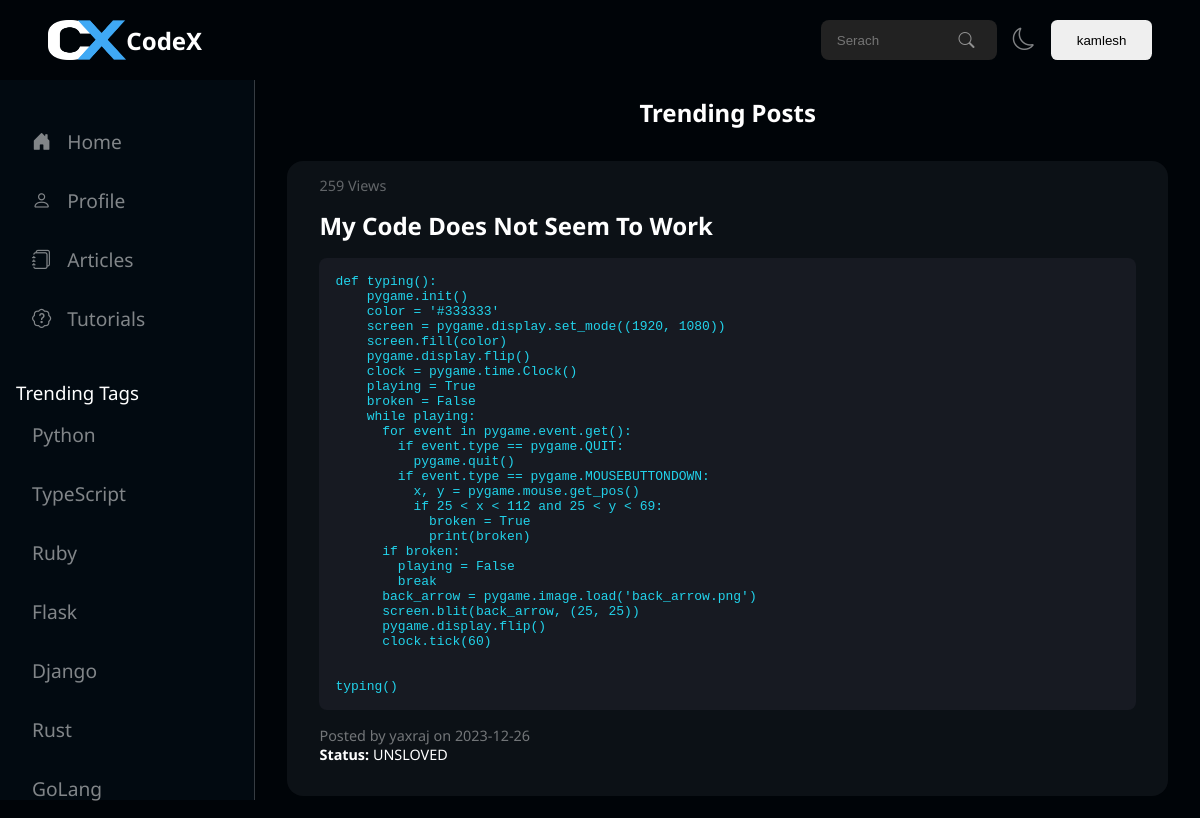
/articles (signed in), run on the app's committed database.
### app.py (models this page shows, shortened)
class User(UserMixin, db.Model):
    id = db.Column(db.Integer, primary_key=True)
    username = db.Column(db.String(30), unique=True)
    email = db.Column(db.String(50), unique=True)
    password = db.Column(db.String(80))
    dob = db.Column(db.Integer)
    tech_stack = db.Column(db.String(80))
    bio = db.Column(db.Text(500))
    occupation = db.Column(db.String(80))
    location = db.Column(db.String(80))
    profile_pic = db.Column(db.String(80))
    github = db.Column(db.String(80))
    linkedin = db.Column(db.String(80))
    twitter = db.Column(db.String(80))
    facebook = db.Column(db.String(80))
    instagram = db.Column(db.String(80))
    website = db.Column(db.String(80))
    created_at = db.Column(db.DateTime, default=datetime.utcnow)
    status = db.Column(db.String(80), default='active')

class Articles(db.Model):
    article_id = db.Column(db.Integer, primary_key=True)
    title = db.Column(db.String(200), nullable=False)
    description = db.Column(db.Text, nullable=False)
    code_snippet = db.Column(db.Text, nullable=True)
    post_by = db.Column(db.String(200), nullable=False)
    date_time = db.Column(db.DateTime, default=datetime.utcnow)
    likes = db.Column(db.Integer, default=0)
    genre = db.Column(db.String(200), nullable=True)
    tags = db.Column(db.String(200), nullable=True)
    views = db.Column(db.Integer, default=0)
    updated_at = db.Column(db.DateTime, onupdate=datetime.utcnow)
    status = db.Column(db.String(200), nullable=False, default='draft')

### app.py (the view)
@app.route("/articles", methods=['GET', 'POST'])
def articles():
    AllArticles = Articles.query.all()
    return render_template("articles.html", allArticles=AllArticles)

### app.py (called while the page is built)
@login_manager.user_loader
def load_user(user_id):
    return User.query.get(int(user_id))

### templates/articles.html (shortened to what this page needs)
{% extends 'base.html' %}
{% block title %} Articles {% endblock title %} {% block bodyblock %}
<div class="wrapper">
    {% include 'sidebar.html' %}
<div class="articles-div-main">
    <h2 style="color: #fff; ">Trending Posts</h2>
    {% for article in allArticles %}
  <div class="article-card" style="width: 100%;">
    <a style="text-decoration: none;" href="/article/{{article.article_id}}">
      <div class="top-bar">
        <span class="views">{{ article.views }} Views</span>
        <div class="buttons">
        </div></div
    >
    <h2 class="title">{{ article.title }}</h2>
    <pre class="code-snippet">{{ article.code_snippet }}</pre>
    <p class="posted-by">
      Posted by {{ article.post_by }} on {{
      article.date_time.strftime('%Y-%m-%d') }}
    </p>
    <p class="status"><strong>Status:</strong> {{ article.status }}</p>
  </div></a>
  {% endfor %}
</div></div>
{% endblock bodyblock %}

### templates/base.html (shortened to what this page needs)
<!DOCTYPE html>
<html lang="en">
  <head>
    <link rel="stylesheet" href="../static/styles/style.css" />
    <link
      rel="stylesheet"
      href="https://cdn.jsdelivr.net/npm/bootstrap-icons@1.11.2/font/bootstrap-icons.min.css"
    />
  </head>
  <body>
    <div class="navbar">
      <div class="left">
        <div class="logo">
            <img src="../static/images/logo.png" alt="">
            <h2 style="color: #fff;">CodeX</h2>
        </div>
      </div>
      <div class="right">
        <div class="search">
          <input type="text" placeholder="Serach" /><i class="bi bi-search"></i>
        </div>
        <div class="buttons">
          <button class="theme-btn"><i class="bi bi-moon"></i></button>
          <button class="login-btn"> {% if current_user.is_authenticated %}
            {{ session.username }}</a>
        {% else %}
            <a style="text-decoration: none; color: #000;;" href="/login">Sign In</a>
        {% endif %}</button>
        </div>
      </div>
    </div>
    {% block bodyblock %} {% endblock bodyblock %}
  </body>
</html>

### static/styles/style.css (style rules this page uses)
* { margin: 0; padding: 0; box-sizing: border-box; }
body { background-color: #000408; font-family: "Noto Sans", sans-serif; overflow-x: hidden; }
.navbar { width: 100%; height: 5rem; z-index: 999999999; padding: 0rem 3rem; display: flex; align-items: center; justify-content: space-between; position: fixed; background-color: #000408; }
.navbar .left { width: 30%; height: 100%; display: flex; justify-content: flex-end; align-items: center; }
.navbar .left .logo { width: 100%; height: 100%; display: flex; justify-content: flex-start; align-items: center; }
.navbar .left .logo img { height: 50%; }
.navbar .right { width: 30%; height: 100%; display: flex; align-items: center; justify-content: flex-end; }
.navbar .right .search { width: 60%; height: 2.5rem; display: flex; align-items: center; background-color: #222; padding: 0rem 1rem; border-radius: 0.5rem; }
.navbar .right .search input { width: 100%; background-color: #222; outline: none; border: none; color: #fff; }
.navbar .right .search .bi-search { color: #fff; padding: 0.4rem; opacity: 50%; }
.navbar .right .buttons { display: flex; align-items: center; }
.navbar .right .buttons .theme-btn { background-color: transparent; border: none; outline: none; color: #fff; font-size: 1.4rem; padding: 1rem; opacity: 50%; }
.navbar .right .buttons .login-btn { padding: 0.8rem 1.6rem; border: none; outline: none; border-radius: 0.4rem; }
.wrapper { width: 100%; display: flex; height: 100%; }
.wrapper .articles-div-main { width: 100%; height: 100vh; overflow-y: scroll; padding: 2rem; padding-top: 6rem; gap: 2rem; display: flex; flex-direction: column; align-items: center; }
.wrapper .articles-div-main .article-card { background-color: #0c1116; display: flex; flex-direction: column; width: 60%; padding: 2rem; gap: 1rem; padding-top: 0rem; border-radius: 1rem; }
.wrapper .articles-div-main .article-card .top-bar { width: 100%; height: 3rem; display: flex; justify-content: space-between; align-items: center; }
.wrapper .articles-div-main .article-card .top-bar .views { color: rgba(255, 255, 255, 0.3568627451); font-size: 0.9rem; }
.wrapper .articles-div-main .article-card .top-bar .buttons { display: flex; gap: 0.4rem; }
.wrapper .articles-div-main .article-card h2 { margin-top: 0; color: #ffffff; text-transform: capitalize; margin-bottom: 1rem; }
.wrapper .articles-div-main .article-card p { color: #fff; }
.wrapper .articles-div-main .article-card .code-snippet { font-family: monospace; padding: 1rem; border-radius: 0.5rem; background-color: #171a22; color: #22d3eb; margin-bottom: 1rem; }
.wrapper .articles-div-main .article-card .posted-by { color: rgba(255, 255, 255, 0.4235294118); font-size: 0.9rem; }
.wrapper .articles-div-main .article-card .status { color: #fff; font-size: 0.9rem; }

### data on the page
User: username "kamlesh"
Articles: views "259", title "My Code Does Not Seem To Work", code_snippet "def typing(): pygame.init() color = '#333333' screen = pygame.display.set_mode((1920, 1080)) screen.fill(color) pygame.display.flip() clock = pygame.time.Clock() playing = True broken = False while playing: for event in pygame.event.get(): if event.type == pygame.QUIT: pygame.quit() if event.type == pygame.MOUSEBUTTONDOWN: x, y = pygame.mouse.get_pos() if 25 < x < 112 and 25 < y < 69: broken = True print(broken) if broken: playing = False break back_arrow = pygame.image.load('back_arrow.png') screen.blit(back_arrow, (25, 25)) pygame.display.flip() clock.tick(60) typing()", post_by "yaxraj", date_time "2023-12-26", status "UNSLOVED"
